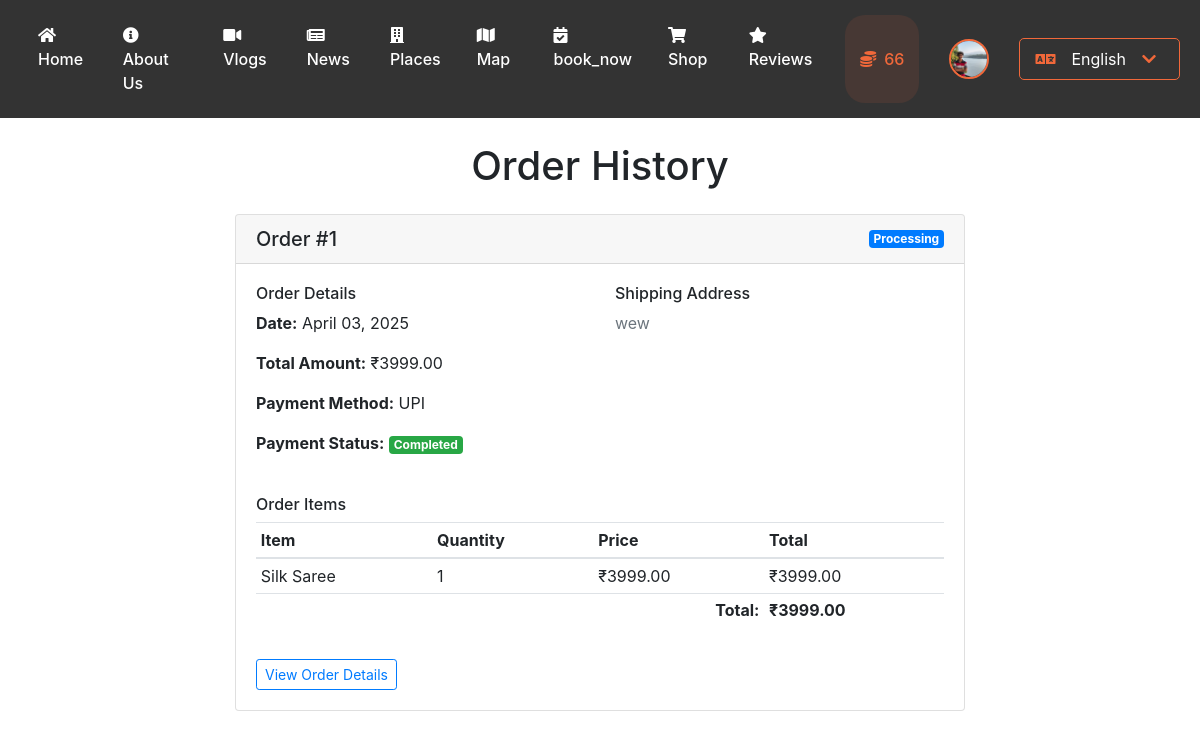
Screenshot of /orders (signed in) with the database file from the repository.
### website/models.py (models this page shows, shortened)
class ItihaasCoins(db.Model):
    id = db.Column(db.Integer, primary_key=True)
    user_id = db.Column(db.Integer, db.ForeignKey('user.id'), nullable=False)
    coins = db.Column(db.Integer, default=0)

class User(db.Model, UserMixin):
    id = db.Column(db.Integer, primary_key=True)
    email = db.Column(db.String(150), unique=True)
    password = db.Column(db.String(150))
    first_name = db.Column(db.String(150))
    profile_pic = db.Column(db.String(500))  # Store the path to the profile picture
    is_guide = db.Column(db.Boolean, default=False)
    is_verified = db.Column(db.Boolean, default=False)
    verification_code = db.Column(db.String(6))
    verification_code_timestamp = db.Column(db.DateTime(timezone=True))
    notes = db.relationship('Note')
    bookings = db.relationship('Booking', backref='user', lazy=True)
    guide_info = db.relationship('Guide', backref='user', uselist=False)
    itihaas_coins = db.relationship('ItihaasCoins', backref='user', uselist=False)

### website/merchandise_models.py (models this page shows)
class Order(db.Model):
    id = db.Column(db.Integer, primary_key=True)
    user_id = db.Column(db.Integer, db.ForeignKey('user.id'))
    total_amount = db.Column(db.Float)
    status = db.Column(db.String(20), default='pending')  # pending, processing, shipped, delivered
    shipping_address = db.Column(db.Text)
    payment_status = db.Column(db.String(20), default='pending')  # pending, completed, failed
    payment_method = db.Column(db.String(50))  # UPI, Card, COD
    created_at = db.Column(db.DateTime, default=datetime.utcnow)
    updated_at = db.Column(db.DateTime, default=datetime.utcnow, onupdate=datetime.utcnow)
    items = db.relationship('OrderItem', backref='order', lazy=True)
    payment = db.relationship('Payment', backref='order', uselist=False, lazy=True)

class OrderItem(db.Model):
    id = db.Column(db.Integer, primary_key=True)
    order_id = db.Column(db.Integer, db.ForeignKey('order.id'))
    merchandise_id = db.Column(db.Integer, db.ForeignKey('merchandise.id'))
    quantity = db.Column(db.Integer)
    price = db.Column(db.Float)  # Price at the time of purchase

class Merchandise(db.Model):
    id = db.Column(db.Integer, primary_key=True)
    name = db.Column(db.String(150))
    description = db.Column(db.Text)
    price = db.Column(db.Float)
    stock = db.Column(db.Integer)
    category = db.Column(db.String(50))  # e.g., 'clothing', 'accessories', 'souvenirs'
    image_url = db.Column(db.String(200))
    guide_id = db.Column(db.Integer, db.ForeignKey('guide.id'), nullable=False)
    created_at = db.Column(db.DateTime, default=datetime.utcnow)
    updated_at = db.Column(db.DateTime, default=datetime.utcnow, onupdate=datetime.utcnow)
    guide = db.relationship('Guide', backref=db.backref('merchandise', lazy=True))
    cart_items = db.relationship('CartItem', backref='merchandise', lazy=True)
    order_items = db.relationship('OrderItem', backref='merchandise', lazy=True)

### website/merchandise.py (the view)
@merchandise_bp.route('/orders')
@login_required
def order_history():
    orders = Order.query.filter_by(user_id=current_user.id).order_by(Order.created_at.desc()).all()
    return render_template('merchandise/order_history.html', orders=orders)

### website/templates/merchandise/order_history.html
{% extends "base.html" %}
{% block content %}
<div class="container mt-4">
    <h1 class="text-center mb-4">Order History</h1>
    {% if orders %}
    <div class="row">
        {% for order in orders %}
        <div class="col-md-8 mx-auto mb-4">
            <div class="card">
                <div class="card-header d-flex justify-content-between align-items-center">
                    <h5 class="mb-0">Order #{{ order.id }}</h5>
                    <span class="badge badge-{{ 'success' if order.status == 'delivered' else 'primary' if order.status == 'processing' else 'warning' }}">
                        {{ order.status|title }}
                    </span>
                </div>
                <div class="card-body">
                    <div class="row">
                        <div class="col-md-6">
                            <h6>Order Details</h6>
                            <p><strong>Date:</strong> {{ order.created_at.strftime('%B %d, %Y') }}</p>
                            <p><strong>Total Amount:</strong> ₹{{ "%.2f"|format(order.total_amount) }}</p>
                            <p><strong>Payment Method:</strong> {{ order.payment_method|upper }}</p>
                            <p><strong>Payment Status:</strong>
                                <span class="badge badge-{{ 'success' if order.payment_status == 'completed' else 'warning' }}">
                                    {{ order.payment_status|title }}
                                </span>
                            </p>
                        </div>
                        <div class="col-md-6">
                            <h6>Shipping Address</h6>
                            <p class="text-muted">{{ order.shipping_address }}</p>
                        </div>
                    </div>
                    <div class="mt-4">
                        <h6>Order Items</h6>
                        <div class="table-responsive">
                            <table class="table table-sm">
                                <thead>
                                    <tr>
                                        <th>Item</th>
                                        <th>Quantity</th>
                                        <th>Price</th>
                                        <th>Total</th>
                                    </tr>
                                </thead>
                                <tbody>
                                    {% for item in order.items %}
                                    <tr>
                                        <td>{{ item.merchandise.name }}</td>
                                        <td>{{ item.quantity }}</td>
                                        <td>₹{{ "%.2f"|format(item.price) }}</td>
                                        <td>₹{{ "%.2f"|format(item.quantity * item.price) }}</td>
                                    </tr>
                                    {% endfor %}
                                </tbody>
                                <tfoot>
                                    <tr>
                                        <td colspan="3" class="text-right"><strong>Total:</strong></td>
                                        <td><strong>₹{{ "%.2f"|format(order.total_amount) }}</strong></td>
                                    </tr>
                                </tfoot>
                            </table>
                        </div>
                    </div>
                    <div class="mt-3">
                        <a href="{{ url_for('merchandise.order_confirmation', order_id=order.id) }}" class="btn btn-outline-primary btn-sm">
                            View Order Details
                        </a>
                    </div>
                </div>
            </div>
        </div>
        {% endfor %}
    </div>
    {% else %}
    <div class="text-center">
        <p class="lead">You haven't placed any orders yet.</p>
        <a href="{{ url_for('merchandise.shop') }}" class="btn btn-primary">Start Shopping</a>
    </div>
    {% endif %}
</div>
{% endblock %}

### website/templates/base.html (shortened to what this page needs)
<!DOCTYPE html>
<html lang="{{ session.get('lang', 'en') }}">
  <head>
    <link
      rel="stylesheet"
      href="https://stackpath.bootstrapcdn.com/bootstrap/4.4.1/css/bootstrap.min.css"
    />
    <link
      rel="stylesheet"
      href="https://cdnjs.cloudflare.com/ajax/libs/font-awesome/5.15.4/css/all.min.css"
    />
    <link rel='stylesheet' href='https://cdn.jsdelivr.net/npm/swiper@8/swiper-bundle.min.css'>
  </head>
  <body>
    <nav class="navbar navbar-expand-lg navbar-dark">
      <div class="collapse navbar-collapse" id="navbar">
        <div class="navbar-nav mr-auto">
          {% if user and user.is_authenticated %}
            <a class="nav-item nav-link" id="Home" href="/">
              <i class="fas fa-home"></i> {{ _('Home') }}
            </a>
            <a class="nav-item nav-link" id="About Us" href="/about">
              <i class="fas fa-info-circle"></i> {{ _('About_Us') }}
            </a>
            <a class="nav-item nav-link" id="Vlog" href="/vlog">
              <i class="fas fa-video"></i> {{ _('Vlogs') }}
            </a>
            <a class="nav-item nav-link" id="News" href="/news">
              <i class="fas fa-newspaper"></i> {{ _('News') }}
            </a>
            <a class="nav-item nav-link" id="Index" href="/index">
              <i class="fas fa-building"></i> {{ _('Places') }}
            </a>
            <a class="nav-item nav-link" id="Map" href="/map">
              <i class="fas fa-map"></i> {{ _('Map') }}
            </a>
            <a class="nav-item nav-link" id="Booking" href="/booking">
              <i class="fas fa-calendar-check"></i> {{ _('book_now') }}
            </a>
            <a class="nav-item nav-link" id="Shop" href="/shop">
              <i class="fas fa-shopping-cart"></i> {{ _('Shop') }}
            </a>
            <a class="nav-item nav-link" id="Review" href="/review">
              <i class="fas fa-star"></i> {{ _('Reviews') }}
            </a>
            <div class="nav-item itihaas-wallet">
              <span class="wallet-icon"><i class="fas fa-coins"></i></span>
              <span class="coins-balance">{{ current_user.itihaas_coins.coins if current_user.itihaas_coins else 0 }}</span>
            </div>
          {% endif %}
        </div>
        <div class="navbar-nav ml-auto">
          {% if user and user.is_authenticated %}
            <div class="profile-container">
              <img src="{{ current_user.profile_pic if current_user.profile_pic else url_for('static', filename='default-profile.jpg') }}"
                   alt="Profile"
                   class="profile-picture"
                   onclick="toggleProfileDropdown()"
              >
            </div>
          {% endif %}
          <div class="language-switcher">
            <div class="language-dropdown" onclick="toggleLanguageList()">
              <div class="current-lang">
                {% set current_lang = session.get('lang', 'en') %}
                {% set lang_names = {
                  'en': 'English',
                  'hi': 'हिंदी',
                  'ta': 'தமிழ்',
                  'kn': 'ಕನ್ನಡ',
                  'mr': 'मराठी',
                  'gu': 'ગુજરાતી',
                  'bho': 'भोजपुरी',
                  'ml': 'മലയാളം',
                  'te': 'తెలుగు'
                } %}
                <i class="fas fa-language"></i>
                <span>{{ lang_names[current_lang] }}</span>
                <i class="fas fa-chevron-down ml-2"></i>
              </div>
            </div>
          </div>
        </div>
      </div>
    </nav>
    <div class="">{% block content %} {% endblock %}</div>
  </body>
</html>

### rows the page displays
ItihaasCoins: itihaas_coins "66"
User: profile_pic (picture)
Order: id "1", status "Processing", created_at "April 03, 2025", total_amount "3999.00", payment_method "UPI", payment_status "Completed", shipping_address "wew"
OrderItem: merchandise.name "Silk Saree", quantity "1", price "3999.00", item.quantity*item.price "3999.00"

### other values shown
{{ lang_names[current_lang] }} "English"
